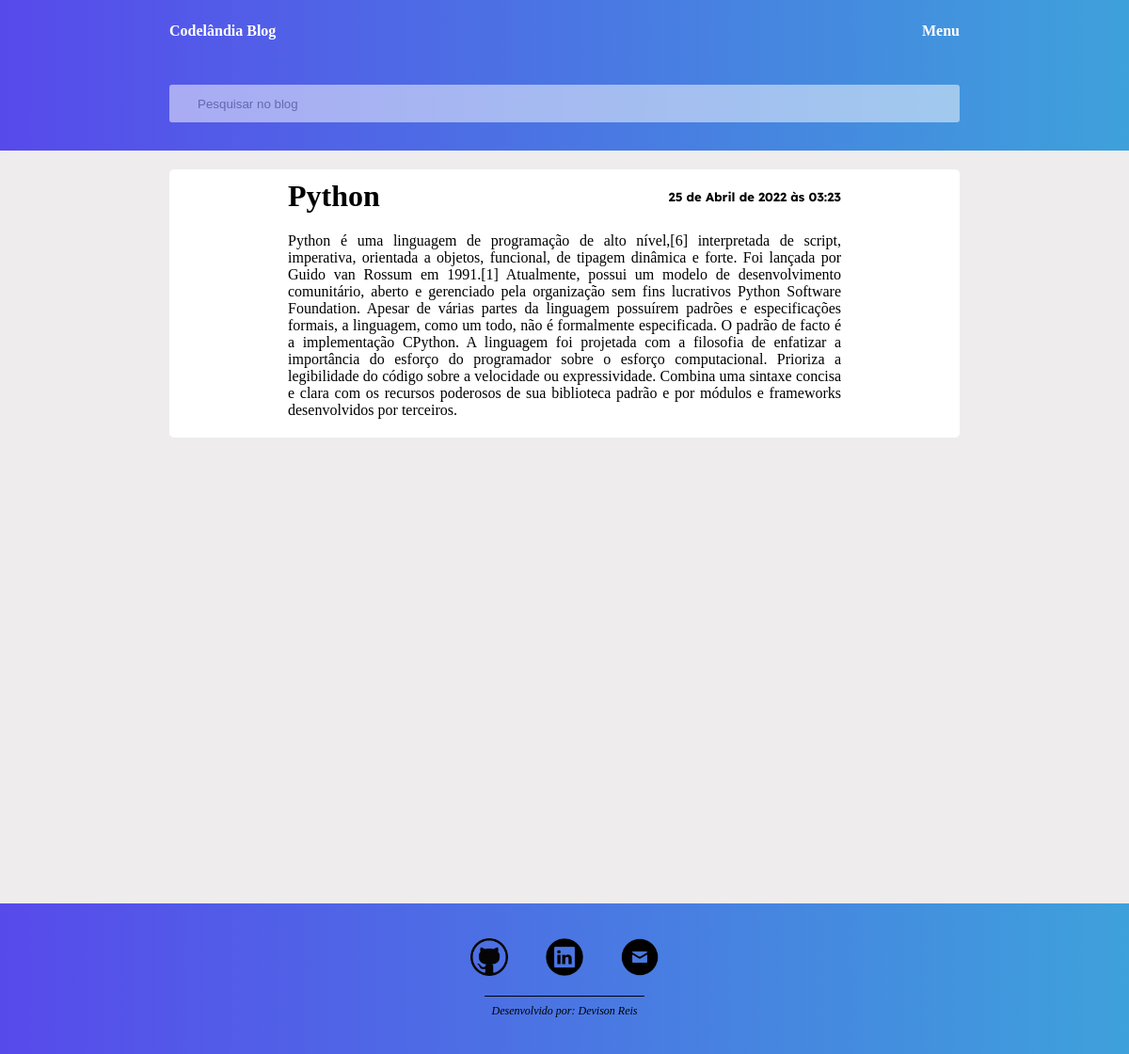
The page /blog/python/ on the database its author committed.
### blog/models.py (models this page shows, shortened)
class Post(models.Model):
    title = models.CharField(max_length=255)
    slug = models.SlugField(max_length=255, unique=True)
    author = models.ForeignKey(User, on_delete=models.CASCADE)
    body = models.TextField()
    created = models.DateTimeField(auto_now_add=True)
    updated = models.DateTimeField(auto_now=True)
    class Meta:
        ordering = ('-created',)

### blog/views.py (the view)
# urls.py: path('<slug:slug>/', views.PostDetailView.as_view(), name='detail'),
class PostDetailView(DetailView):
    model = Post

### blog/templates/blog/post_detail.html (shortened to what this page needs)
{% extends "blog/base.html" %}
{% block content %}
    <div class="post-completo">
        <div class="container-titulo">
            <h1 class="titulo-post-completo">
                {{ post.title }}
            </h1>
            <p class="data-post-completo">
                {{ post.created }}
            </p>
        </div>
        <div class="container-post-body">
            <article class="post-body">
                {{ post.body }}
            </article>
        </div>
    </div>
{% endblock %}

### static/css/style.css (style rules this page uses)
* { margin: 0; padding: 0; text-decoration: none; box-sizing: border-box; }
body { display: flex; flex-direction: column; min-height: 100vh; }
.post-completo { background-color: white; width: 70%; text-align: justify; margin: 0 auto; margin-top: 20px; margin-bottom: 20px; border-radius: 5px; }
.container-titulo { display: flex; justify-content: space-between; align-items: center; width: 70%; margin: 0 auto; padding-top: 10px; flex-wrap: wrap; }
.data-post-completo { font-family: 'Lexend Deca', sans-serif; font-size: 13px; font-weight: 700; }
.container-post-body { width: 70%; margin: 0 auto; margin-top: 20px; }
.post-body { padding-bottom: 20px; }

### rows shown on the page
Post: title "Python", created "25 de Abril de 2022 às 03:23", body "Python é uma linguagem de programação de alto nível,[6] interpretada de script, imperativa, orientada a objetos, funcional, de tipagem dinâmica e forte. Foi lançada por Guido van Rossum em 1991.[1] Atualmente, possui um modelo de desenvolvimento comunitário, aberto e gerenciado pela organização sem fins lucrativos Python Software Foundation. Apesar de várias partes da linguagem possuírem padrões e especificações formais, a linguagem, como um todo, não é formalmente especificada. O padrão de facto é a implementação CPython. A linguagem foi projetada com a filosofia de enfatizar a importância do esforço do programador sobre o esforço computacional. Prioriza a legibilidade do código sobre a…"
